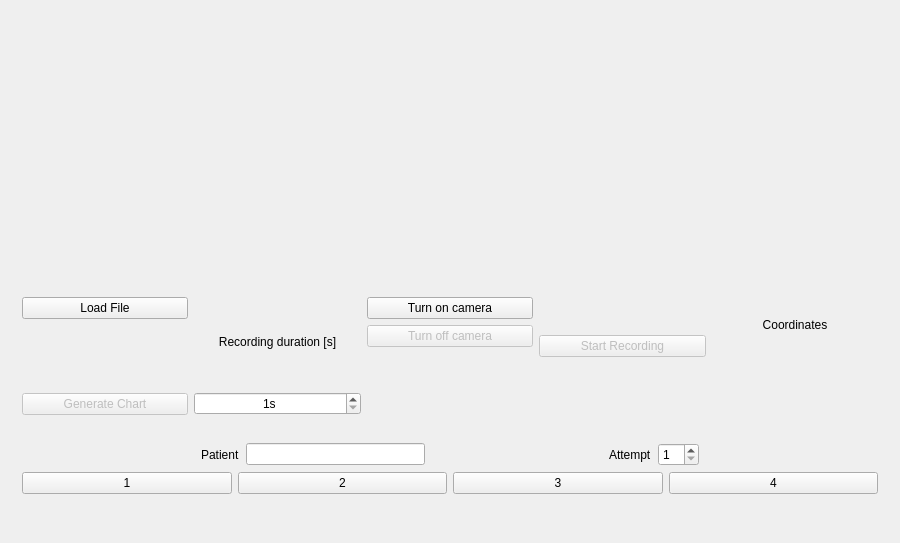
<?xml version="1.0" encoding="UTF-8"?>
<ui version="4.0">
 <class>MainWindow</class>
 <widget class="QMainWindow" name="MainWindow">
  <property name="geometry">
   <rect>
    <x>0</x>
    <y>0</y>
    <width>900</width>
    <height>543</height>
   </rect>
  </property>
  <property name="baseSize">
   <size>
    <width>1200</width>
    <height>900</height>
   </size>
  </property>
  <property name="windowTitle">
   <string>MainWindow</string>
  </property>
  <widget class="QWidget" name="centralWidget">
   <layout class="QVBoxLayout" name="verticalLayout">
    <item>
     <widget class="QWidget" name="chartView" native="true"/>
    </item>
    <item>
     <widget class="QWidget" name="MenuMain" native="true">
      <property name="maximumSize">
       <size>
        <width>16777215</width>
        <height>140</height>
       </size>
      </property>
      <layout class="QHBoxLayout" name="horizontalLayout">
       <item>
        <layout class="QVBoxLayout" name="verticalLayout_5">
         <item>
          <widget class="QPushButton" name="loadFileButton">
           <property name="minimumSize">
            <size>
             <width>0</width>
             <height>0</height>
            </size>
           </property>
           <property name="text">
            <string>Load File</string>
           </property>
          </widget>
         </item>
         <item>
          <widget class="QLabel" name="fileLabel">
           <property name="text">
            <string/>
           </property>
          </widget>
         </item>
         <item>
          <widget class="QPushButton" name="chartButton">
           <property name="enabled">
            <bool>false</bool>
           </property>
           <property name="text">
            <string>Generate Chart</string>
           </property>
          </widget>
         </item>
        </layout>
       </item>
       <item>
        <layout class="QVBoxLayout" name="verticalLayout_3">
         <item>
          <widget class="QLabel" name="label">
           <property name="text">
            <string>Recording duration [s]</string>
           </property>
           <property name="alignment">
            <set>Qt::AlignCenter</set>
           </property>
          </widget>
         </item>
         <item>
          <widget class="QSpinBox" name="timeSpinBox">
           <property name="alignment">
            <set>Qt::AlignCenter</set>
           </property>
           <property name="suffix">
            <string>s</string>
           </property>
           <property name="minimum">
            <number>1</number>
           </property>
           <property name="maximum">
            <number>600</number>
           </property>
          </widget>
         </item>
        </layout>
       </item>
       <item>
        <layout class="QVBoxLayout" name="verticalLayout_2">
         <item>
          <widget class="QPushButton" name="turnOnButton">
           <property name="text">
            <string>Turn on camera</string>
           </property>
          </widget>
         </item>
         <item>
          <widget class="QPushButton" name="turnOffButton">
           <property name="enabled">
            <bool>false</bool>
           </property>
           <property name="text">
            <string>Turn off camera</string>
           </property>
          </widget>
         </item>
         <item>
          <widget class="QLabel" name="cameraStatusLabel">
           <property name="text">
            <string/>
           </property>
           <property name="alignment">
            <set>Qt::AlignCenter</set>
           </property>
          </widget>
         </item>
        </layout>
       </item>
       <item>
        <layout class="QVBoxLayout" name="verticalLayout_4">
         <item>
          <spacer name="verticalSpacer">
           <property name="orientation">
            <enum>Qt::Vertical</enum>
           </property>
           <property name="sizeHint" stdset="0">
            <size>
             <width>20</width>
             <height>40</height>
            </size>
           </property>
          </spacer>
         </item>
         <item>
          <widget class="QPushButton" name="recordButton">
           <property name="enabled">
            <bool>false</bool>
           </property>
           <property name="text">
            <string>Start Recording</string>
           </property>
          </widget>
         </item>
         <item>
          <widget class="QLabel" name="timeToEndLabel">
           <property name="text">
            <string/>
           </property>
           <property name="alignment">
            <set>Qt::AlignCenter</set>
           </property>
          </widget>
         </item>
         <item>
          <spacer name="verticalSpacer_2">
           <property name="orientation">
            <enum>Qt::Vertical</enum>
           </property>
           <property name="sizeHint" stdset="0">
            <size>
             <width>20</width>
             <height>40</height>
            </size>
           </property>
          </spacer>
         </item>
        </layout>
       </item>
       <item>
        <layout class="QVBoxLayout" name="verticalLayout_7">
         <item>
          <widget class="QLabel" name="label_4">
           <property name="text">
            <string>Coordinates</string>
           </property>
           <property name="alignment">
            <set>Qt::AlignCenter</set>
           </property>
          </widget>
         </item>
         <item>
          <widget class="QLabel" name="coordinatesLabel">
           <property name="text">
            <string/>
           </property>
           <property name="alignment">
            <set>Qt::AlignCenter</set>
           </property>
          </widget>
         </item>
        </layout>
       </item>
      </layout>
     </widget>
    </item>
    <item>
     <widget class="QWidget" name="PatientMenu" native="true">
      <property name="maximumSize">
       <size>
        <width>16777215</width>
        <height>100</height>
       </size>
      </property>
      <layout class="QVBoxLayout" name="verticalLayout_6">
       <item>
        <layout class="QHBoxLayout" name="horizontalLayout_3">
         <item>
          <spacer name="horizontalSpacer_2">
           <property name="orientation">
            <enum>Qt::Horizontal</enum>
           </property>
           <property name="sizeHint" stdset="0">
            <size>
             <width>40</width>
             <height>20</height>
            </size>
           </property>
          </spacer>
         </item>
         <item>
          <widget class="QLabel" name="label_2">
           <property name="text">
            <string>Patient</string>
           </property>
          </widget>
         </item>
         <item>
          <widget class="QLineEdit" name="lineEdit"/>
         </item>
         <item>
          <spacer name="horizontalSpacer">
           <property name="orientation">
            <enum>Qt::Horizontal</enum>
           </property>
           <property name="sizeHint" stdset="0">
            <size>
             <width>40</width>
             <height>20</height>
            </size>
           </property>
          </spacer>
         </item>
         <item>
          <widget class="QLabel" name="label_3">
           <property name="text">
            <string>Attempt</string>
           </property>
          </widget>
         </item>
         <item>
          <widget class="QSpinBox" name="spinBox_2">
           <property name="minimum">
            <number>1</number>
           </property>
          </widget>
         </item>
         <item>
          <spacer name="horizontalSpacer_3">
           <property name="orientation">
            <enum>Qt::Horizontal</enum>
           </property>
           <property name="sizeHint" stdset="0">
            <size>
             <width>40</width>
             <height>20</height>
            </size>
           </property>
          </spacer>
         </item>
        </layout>
       </item>
       <item>
        <layout class="QHBoxLayout" name="horizontalLayout_2">
         <item>
          <widget class="QPushButton" name="set1Button">
           <property name="text">
            <string>1</string>
           </property>
          </widget>
         </item>
         <item>
          <widget class="QPushButton" name="set2Button">
           <property name="text">
            <string>2</string>
           </property>
          </widget>
         </item>
         <item>
          <widget class="QPushButton" name="set3Button">
           <property name="text">
            <string>3</string>
           </property>
          </widget>
         </item>
         <item>
          <widget class="QPushButton" name="set4Button">
           <property name="text">
            <string>4</string>
           </property>
          </widget>
         </item>
        </layout>
       </item>
       <item>
        <layout class="QHBoxLayout" name="horizontalLayout_4">
         <item>
          <widget class="QLabel" name="patientPackLabel">
           <property name="text">
            <string/>
           </property>
          </widget>
         </item>
        </layout>
       </item>
      </layout>
     </widget>
    </item>
   </layout>
  </widget>
 </widget>
 <layoutdefault spacing="6" margin="11"/>
 <resources/>
 <connections/>
</ui>
